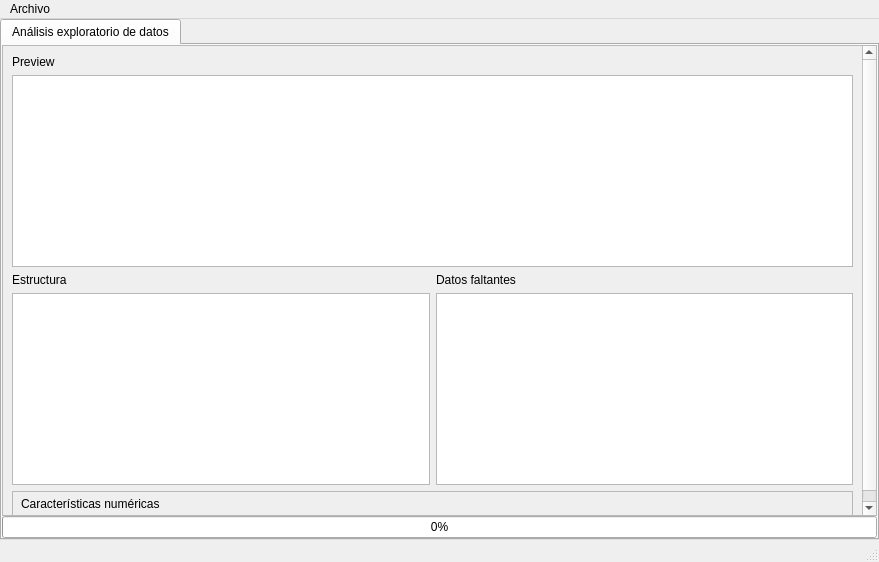
<?xml version="1.0" encoding="UTF-8"?>
<ui version="4.0">
 <class>MainWindow</class>
 <widget class="QMainWindow" name="MainWindow">
  <property name="geometry">
   <rect>
    <x>0</x>
    <y>0</y>
    <width>879</width>
    <height>562</height>
   </rect>
  </property>
  <property name="windowTitle">
   <string>Minería de datos</string>
  </property>
  <property name="windowIcon">
   <iconset resource="../res/res.qrc">
    <normaloff>:/img/img/icon.png</normaloff>:/img/img/icon.png</iconset>
  </property>
  <property name="styleSheet">
   <string notr="true"/>
  </property>
  <widget class="QWidget" name="centralwidget">
   <layout class="QVBoxLayout" name="vertical_layout_tabs">
    <property name="spacing">
     <number>0</number>
    </property>
    <property name="leftMargin">
     <number>0</number>
    </property>
    <property name="topMargin">
     <number>0</number>
    </property>
    <property name="rightMargin">
     <number>0</number>
    </property>
    <property name="bottomMargin">
     <number>0</number>
    </property>
    <item>
     <widget class="QTabWidget" name="tabWidget">
      <property name="sizePolicy">
       <sizepolicy hsizetype="Expanding" vsizetype="Expanding">
        <horstretch>0</horstretch>
        <verstretch>0</verstretch>
       </sizepolicy>
      </property>
      <property name="minimumSize">
       <size>
        <width>120</width>
        <height>0</height>
       </size>
      </property>
      <property name="currentIndex">
       <number>0</number>
      </property>
      <widget class="QWidget" name="fase_1">
       <attribute name="title">
        <string>Análisis exploratorio de datos</string>
       </attribute>
       <layout class="QVBoxLayout" name="analisis_vertical_layout">
        <property name="spacing">
         <number>0</number>
        </property>
        <property name="leftMargin">
         <number>0</number>
        </property>
        <property name="topMargin">
         <number>0</number>
        </property>
        <property name="rightMargin">
         <number>0</number>
        </property>
        <property name="bottomMargin">
         <number>0</number>
        </property>
        <item>
         <widget class="QScrollArea" name="scroll_analisis">
          <property name="enabled">
           <bool>true</bool>
          </property>
          <property name="sizePolicy">
           <sizepolicy hsizetype="Expanding" vsizetype="Expanding">
            <horstretch>0</horstretch>
            <verstretch>0</verstretch>
           </sizepolicy>
          </property>
          <property name="maximumSize">
           <size>
            <width>10000</width>
            <height>10000</height>
           </size>
          </property>
          <property name="verticalScrollBarPolicy">
           <enum>Qt::ScrollBarAlwaysOn</enum>
          </property>
          <property name="horizontalScrollBarPolicy">
           <enum>Qt::ScrollBarAlwaysOff</enum>
          </property>
          <property name="widgetResizable">
           <bool>true</bool>
          </property>
          <property name="alignment">
           <set>Qt::AlignCenter</set>
          </property>
          <widget class="QWidget" name="scrollAreaWidgetContents_2">
           <property name="geometry">
            <rect>
             <x>0</x>
             <y>0</y>
             <width>854</width>
             <height>477</height>
            </rect>
           </property>
           <layout class="QGridLayout" name="gridLayout_3">
            <item row="2" column="0">
             <widget class="QLabel" name="estruct_label">
              <property name="text">
               <string>Estructura</string>
              </property>
             </widget>
            </item>
            <item row="3" column="1">
             <widget class="QTableWidget" name="missed_table">
              <property name="sizePolicy">
               <sizepolicy hsizetype="Expanding" vsizetype="Fixed">
                <horstretch>0</horstretch>
                <verstretch>0</verstretch>
               </sizepolicy>
              </property>
             </widget>
            </item>
            <item row="2" column="1">
             <widget class="QLabel" name="faltantes_label">
              <property name="text">
               <string>Datos faltantes</string>
              </property>
             </widget>
            </item>
            <item row="3" column="0">
             <widget class="QTableWidget" name="estruct_table">
              <property name="sizePolicy">
               <sizepolicy hsizetype="Expanding" vsizetype="Fixed">
                <horstretch>0</horstretch>
                <verstretch>0</verstretch>
               </sizepolicy>
              </property>
             </widget>
            </item>
            <item row="1" column="0" colspan="2">
             <widget class="QTableWidget" name="preview_table">
              <property name="sizePolicy">
               <sizepolicy hsizetype="Expanding" vsizetype="Fixed">
                <horstretch>0</horstretch>
                <verstretch>0</verstretch>
               </sizepolicy>
              </property>
             </widget>
            </item>
            <item row="5" column="0" colspan="2">
             <widget class="QFrame" name="graficas">
              <property name="sizePolicy">
               <sizepolicy hsizetype="Preferred" vsizetype="Fixed">
                <horstretch>0</horstretch>
                <verstretch>0</verstretch>
               </sizepolicy>
              </property>
              <property name="frameShape">
               <enum>QFrame::StyledPanel</enum>
              </property>
              <property name="frameShadow">
               <enum>QFrame::Raised</enum>
              </property>
              <layout class="QVBoxLayout" name="graphics_vertical_layout">
               <property name="spacing">
                <number>5</number>
               </property>
               <property name="leftMargin">
                <number>0</number>
               </property>
               <property name="topMargin">
                <number>0</number>
               </property>
               <property name="rightMargin">
                <number>0</number>
               </property>
               <property name="bottomMargin">
                <number>0</number>
               </property>
               <item>
                <widget class="QLabel" name="paso_3_label">
                 <property name="styleSheet">
                  <string notr="true">#paso_3_label{
	margin:5px;
}</string>
                 </property>
                 <property name="text">
                  <string>Características numéricas</string>
                 </property>
                 <property name="alignment">
                  <set>Qt::AlignLeading|Qt::AlignLeft|Qt::AlignVCenter</set>
                 </property>
                 <property name="wordWrap">
                  <bool>false</bool>
                 </property>
                 <property name="margin">
                  <number>0</number>
                 </property>
                 <property name="indent">
                  <number>-1</number>
                 </property>
                </widget>
               </item>
              </layout>
             </widget>
            </item>
            <item row="0" column="0">
             <widget class="QLabel" name="preview_label">
              <property name="text">
               <string>Preview</string>
              </property>
             </widget>
            </item>
           </layout>
          </widget>
         </widget>
        </item>
        <item>
         <widget class="QProgressBar" name="progress_bar">
          <property name="value">
           <number>0</number>
          </property>
         </widget>
        </item>
       </layout>
      </widget>
     </widget>
    </item>
   </layout>
  </widget>
  <widget class="QMenuBar" name="menubar">
   <property name="geometry">
    <rect>
     <x>0</x>
     <y>0</y>
     <width>879</width>
     <height>21</height>
    </rect>
   </property>
   <widget class="QMenu" name="menuArchivo">
    <property name="title">
     <string>Archivo</string>
    </property>
    <addaction name="actionAbrir"/>
    <addaction name="actionCerrar"/>
    <addaction name="actionSalir"/>
   </widget>
   <addaction name="menuArchivo"/>
  </widget>
  <widget class="QStatusBar" name="statusbar"/>
  <action name="actionAbrir">
   <property name="text">
    <string>Abrir</string>
   </property>
  </action>
  <action name="actionCerrar">
   <property name="text">
    <string>Cerrar</string>
   </property>
  </action>
  <action name="actionSalir">
   <property name="text">
    <string>Salir</string>
   </property>
  </action>
 </widget>
 <resources>
  <include location="../res/res.qrc"/>
 </resources>
 <connections/>
</ui>
